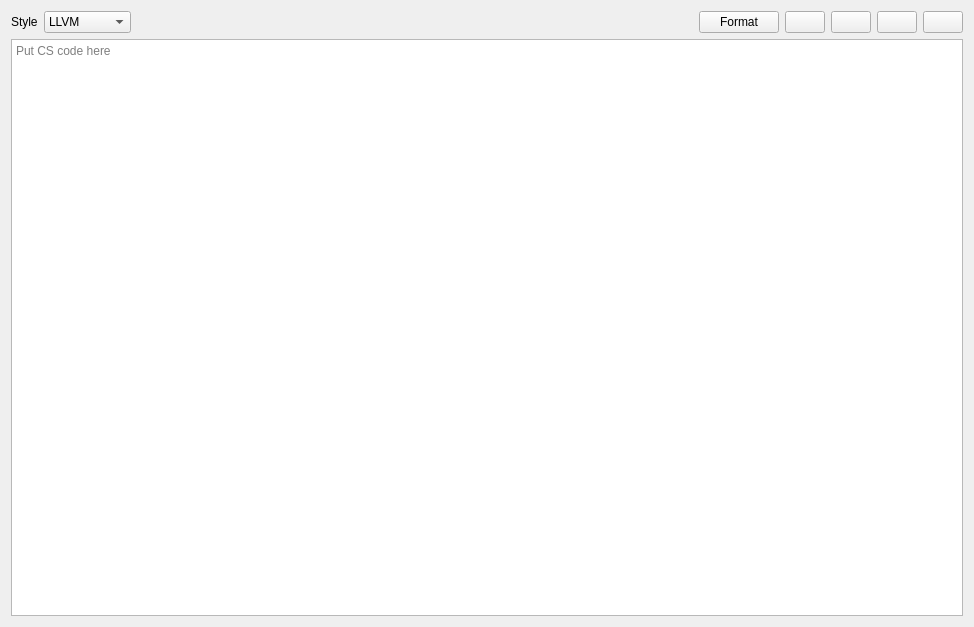
<?xml version="1.0" encoding="UTF-8"?>
<ui version="4.0">
 <class>CSharpFormatterWidget</class>
 <widget class="QWidget" name="CSharpFormatterWidget">
  <property name="geometry">
   <rect>
    <x>0</x>
    <y>0</y>
    <width>974</width>
    <height>627</height>
   </rect>
  </property>
  <property name="windowTitle">
   <string>Form</string>
  </property>
  <property name="locale">
   <locale language="English" country="UnitedStates"/>
  </property>
  <layout class="QVBoxLayout" name="verticalLayout">
   <item>
    <layout class="QHBoxLayout" name="horizontalLayout">
     <item>
      <widget class="QLabel" name="label">
       <property name="text">
        <string>Style</string>
       </property>
      </widget>
     </item>
     <item>
      <widget class="QComboBox" name="styleComboBox">
       <item>
        <property name="text">
         <string>LLVM</string>
        </property>
       </item>
       <item>
        <property name="text">
         <string>GNU</string>
        </property>
       </item>
       <item>
        <property name="text">
         <string>Google</string>
        </property>
       </item>
       <item>
        <property name="text">
         <string>Chromium</string>
        </property>
       </item>
       <item>
        <property name="text">
         <string>Microsoft</string>
        </property>
       </item>
       <item>
        <property name="text">
         <string>Mozilla</string>
        </property>
       </item>
       <item>
        <property name="text">
         <string>WebKit</string>
        </property>
       </item>
       <item>
        <property name="text">
         <string>File</string>
        </property>
       </item>
      </widget>
     </item>
     <item>
      <spacer name="horizontalSpacer">
       <property name="orientation">
        <enum>Qt::Orientation::Horizontal</enum>
       </property>
       <property name="sizeHint" stdset="0">
        <size>
         <width>40</width>
         <height>20</height>
        </size>
       </property>
      </spacer>
     </item>
     <item>
      <widget class="QPushButton" name="formatButton">
       <property name="text">
        <string>Format</string>
       </property>
      </widget>
     </item>
     <item>
      <widget class="QPushButton" name="openButton">
       <property name="toolTip">
        <string>Open</string>
       </property>
       <property name="text">
        <string/>
       </property>
       <property name="icon">
        <iconset theme="QIcon::ThemeIcon::DocumentOpen"/>
       </property>
      </widget>
     </item>
     <item>
      <widget class="QPushButton" name="copyButton">
       <property name="toolTip">
        <string>Copy</string>
       </property>
       <property name="text">
        <string/>
       </property>
       <property name="icon">
        <iconset theme="QIcon::ThemeIcon::EditCopy"/>
       </property>
      </widget>
     </item>
     <item>
      <widget class="QPushButton" name="pasteButton">
       <property name="toolTip">
        <string>Paste</string>
       </property>
       <property name="text">
        <string/>
       </property>
       <property name="icon">
        <iconset theme="QIcon::ThemeIcon::EditPaste"/>
       </property>
      </widget>
     </item>
     <item>
      <widget class="QPushButton" name="clearButton">
       <property name="toolTip">
        <string>Clear</string>
       </property>
       <property name="text">
        <string/>
       </property>
       <property name="icon">
        <iconset theme="QIcon::ThemeIcon::EditClear"/>
       </property>
      </widget>
     </item>
    </layout>
   </item>
   <item>
    <widget class="CodeEditor" name="codeEditor">
     <property name="placeholderText">
      <string>Put CS code here</string>
     </property>
    </widget>
   </item>
  </layout>
 </widget>
 <customwidgets>
  <customwidget>
   <class>CodeEditor</class>
   <extends>QPlainTextEdit</extends>
   <header>editor/codeeditor.h</header>
  </customwidget>
 </customwidgets>
 <resources/>
 <connections/>
</ui>
